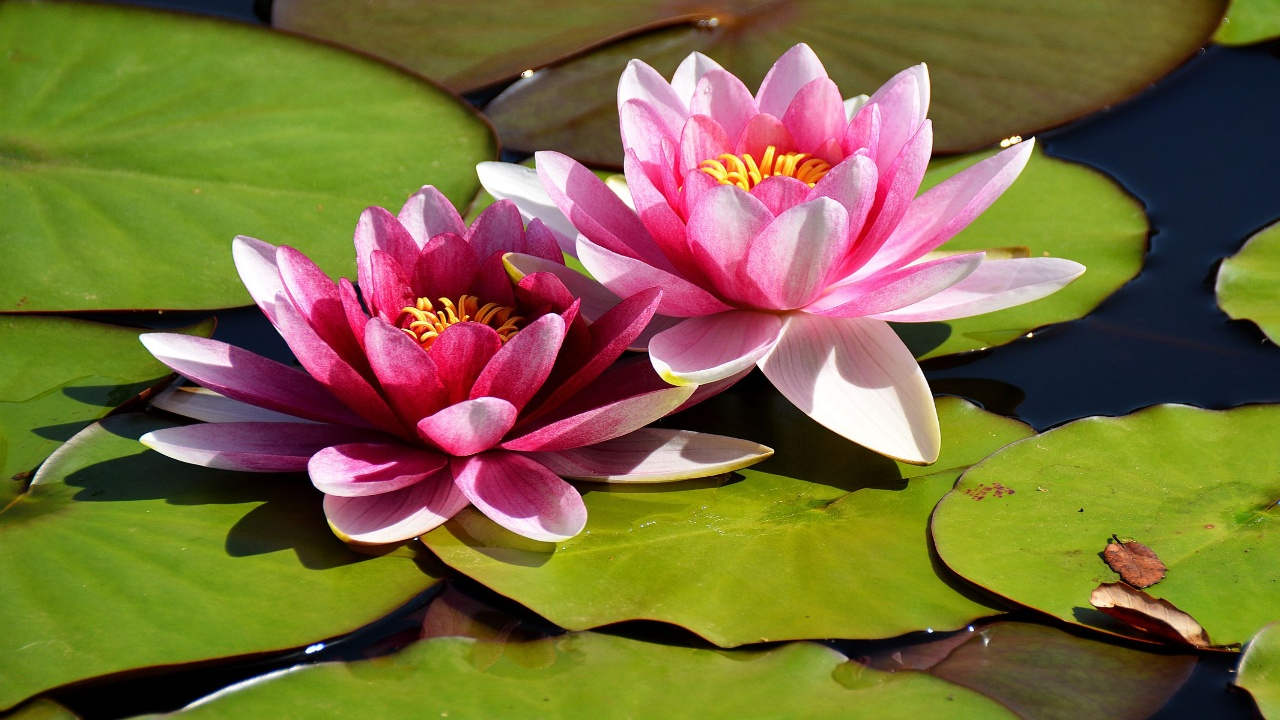
#> input picture python_opencv_scikit-learn_pillow/images/resized_image.jpg, 1280 x 720 px, found by its file name
$ jupyter execute pillow_image_processing.ipynb
#> lines starting #> are read from the running program, lines starting #| are printed output that depends on the picture
<div id="BBox" class="alert alert-warning" style="font-family:courier;color:black;justify-content:left;">
<h1> Image Processing with Pillow</h1>

<strong>
Pillow is an image processing library in Python, which makes it easy to work with images.
</strong>
</div>

[cell 1]
# pip install Pillow

[cell 2]
from PIL import Image

[cell 3]
# Open an image file
img = Image.open('resized_image.jpg')
#> img is the input picture: PIL image 1280x720 RGB; mean R, G, B 121.1, 107.2, 59.3
img.show()

[cell 4]
print(f"Image size: {img.size}")  # Width, Height
#| Image size: (1280, 720)
print(f"Image format: {img.format}")  # Format type
#| Image format: JPEG

[cell 5]
width = 150; height = 150
img_resized = img.resize((width, height))
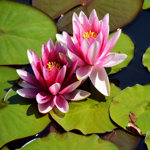
#> img_resized: PIL image 150x150 RGB; mean R, G, B 121.1, 107.2, 59.3
img_resized.show()

[cell 6]
left = 130; top = 163; right = left + 575; bottom = top +390
img_cropped = img.crop((left, top, right, bottom))
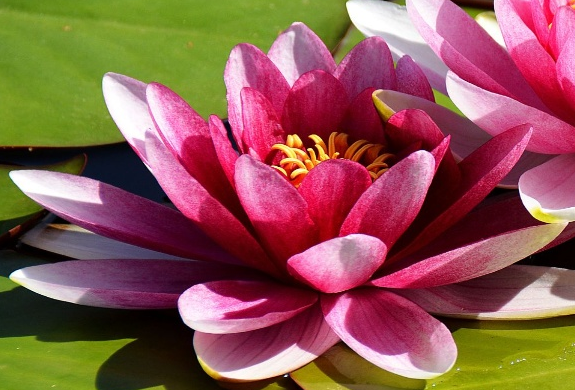
#> img_cropped: PIL image 575x390 RGB; mean R, G, B 140.8, 88.2, 81
img_cropped.show()

[cell 7]
img_rotated = img.rotate(25)  # Rotate 90 degrees
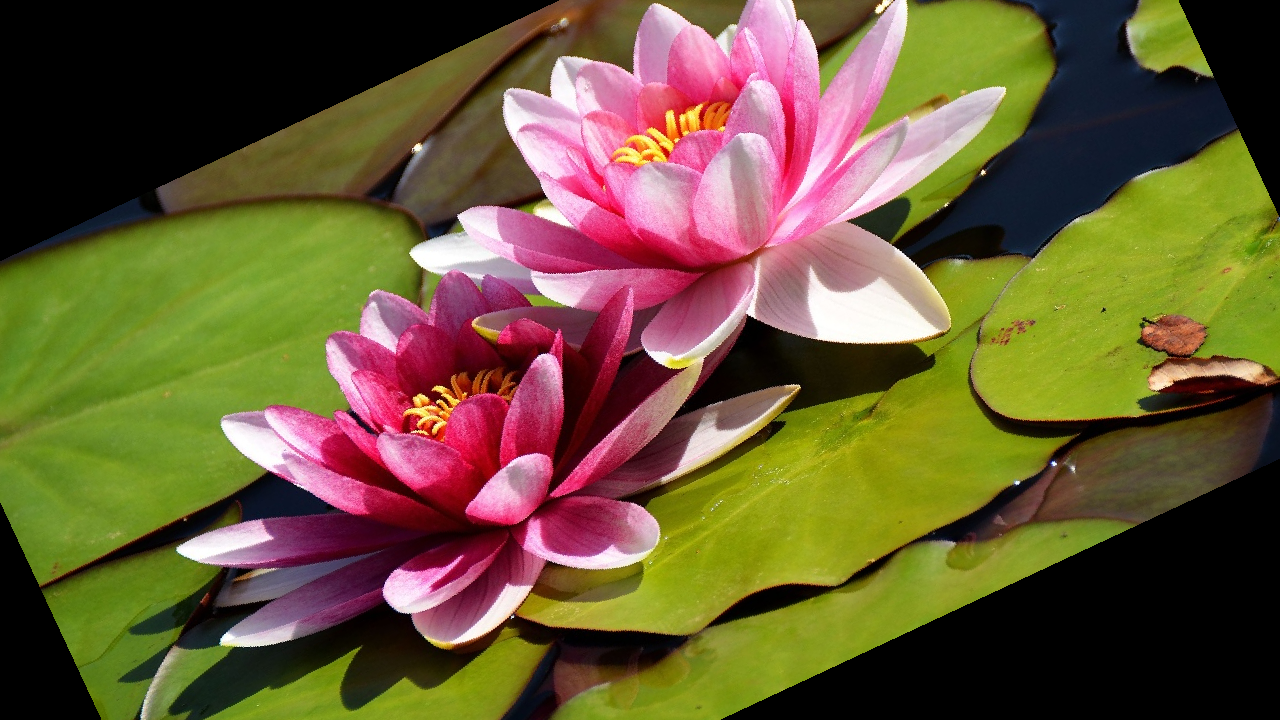
#> img_rotated: PIL image 1280x720 RGB; mean R, G, B 105.6, 89.5, 53.1
img_rotated.show()

[cell 8]
from PIL import ImageFilter

img_blurred = img.filter(ImageFilter.BLUR)
img_blurred.show()

[cell 9]
img_gray = img.convert('L')
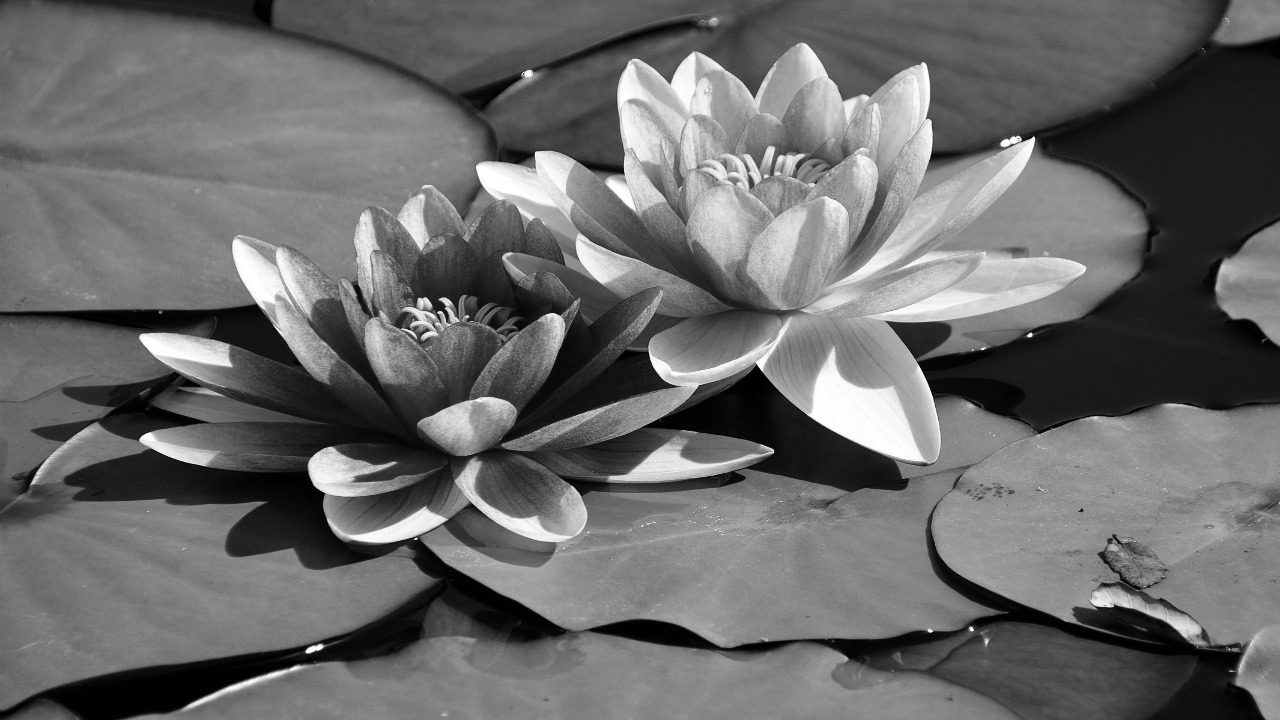
#> img_gray: PIL image 1280x720 L; min 0, max 255, mean 105.9
img_gray.show()

[cell 10]
from PIL import ImageEnhance

enhancer = ImageEnhance.Brightness(img)
img_brightened = enhancer.enhance(1.5)  # Increase brightness
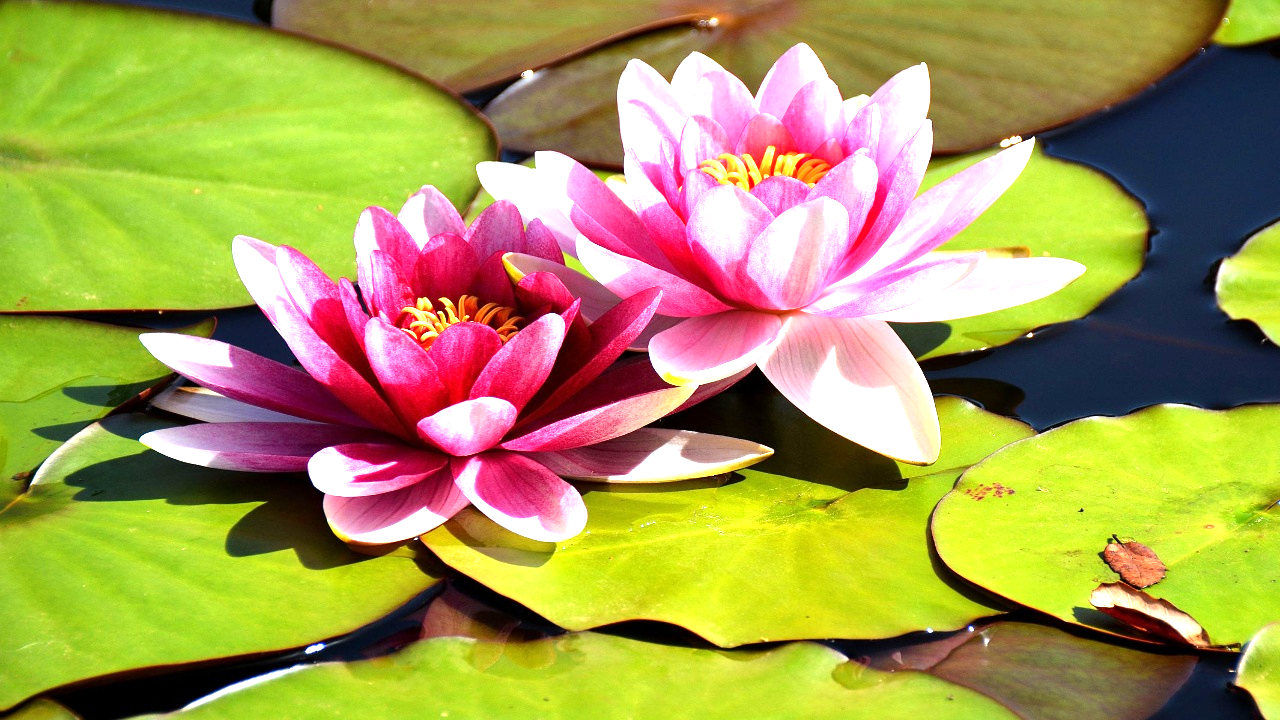
#> img_brightened: PIL image 1280x720 RGB; mean R, G, B 166.1, 155.9, 82
img_brightened.show()

$ run again, with python_opencv_scikit-learn_pillow/images/2.jpeg copied over python_opencv_scikit-learn_pillow/images/resized_image.jpg
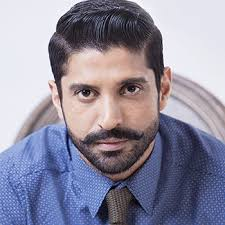
#> input picture python_opencv_scikit-learn_pillow/images/2.jpeg, 225 x 225 px, found by its file name
#> img is the input picture: PIL image 225x225 RGB; mean R, G, B 142.6, 139.5, 158.3
#| Image size: (225, 225)
#| Image format: JPEG
#> `img_rotated = img.rotate(25)`:
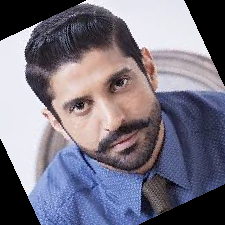
#> img_rotated: PIL image 225x225 RGB; mean R, G, B 120.2, 116, 130.4
#> `img_brightened = enhancer.enhance(1.5)`:
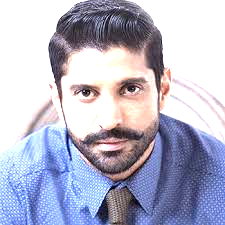
#> img_brightened: PIL image 225x225 RGB; mean R, G, B 181.5, 181.8, 202.2
